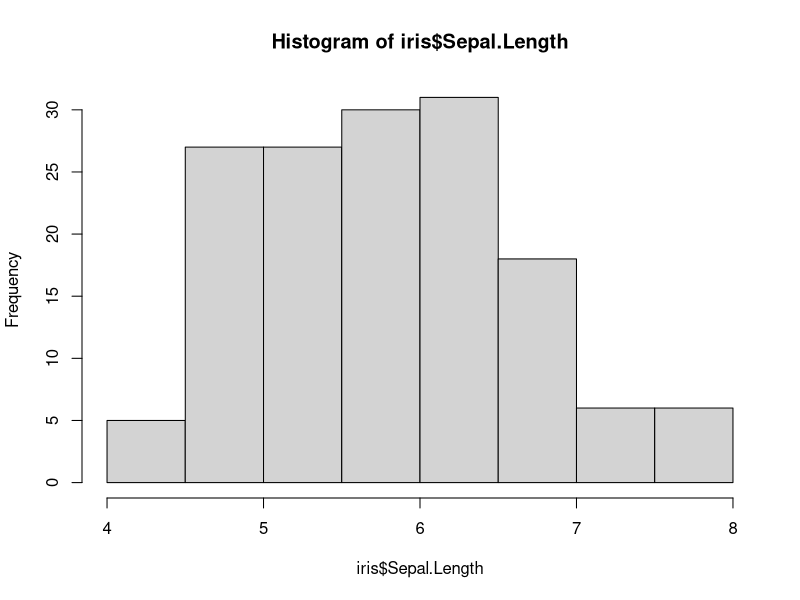
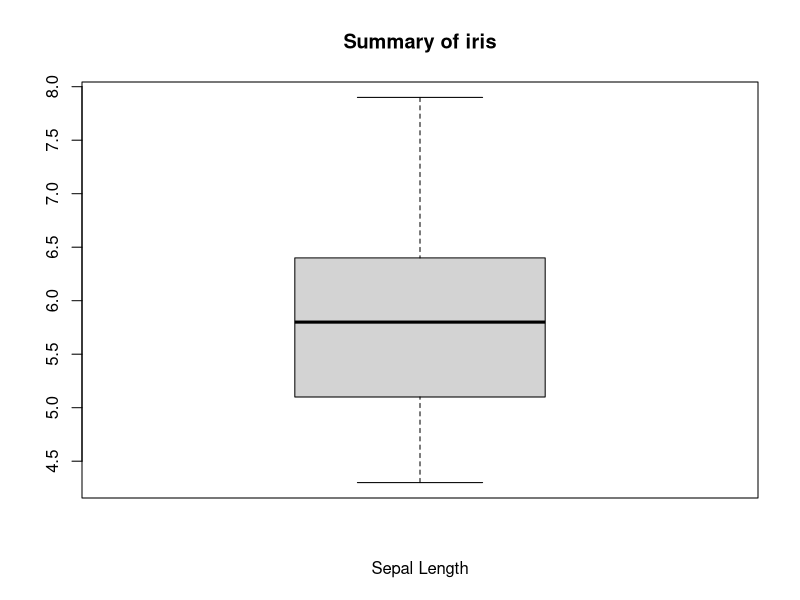
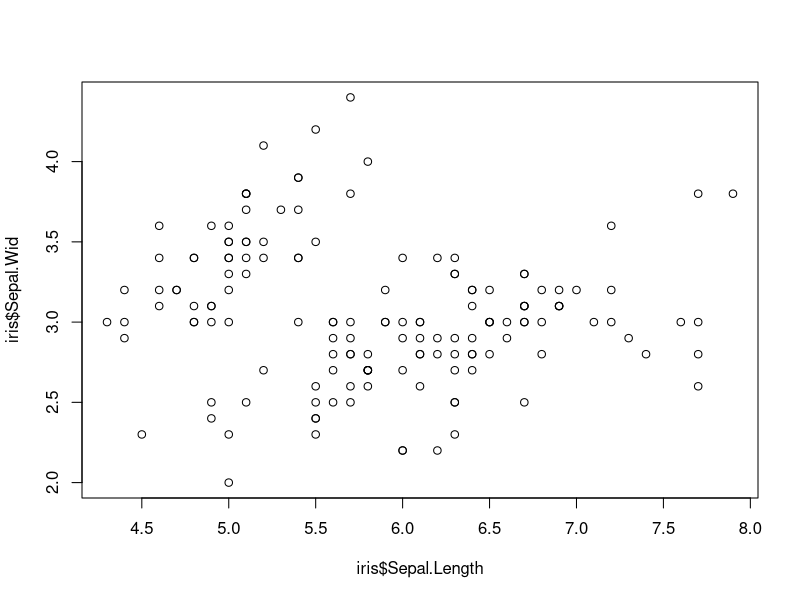
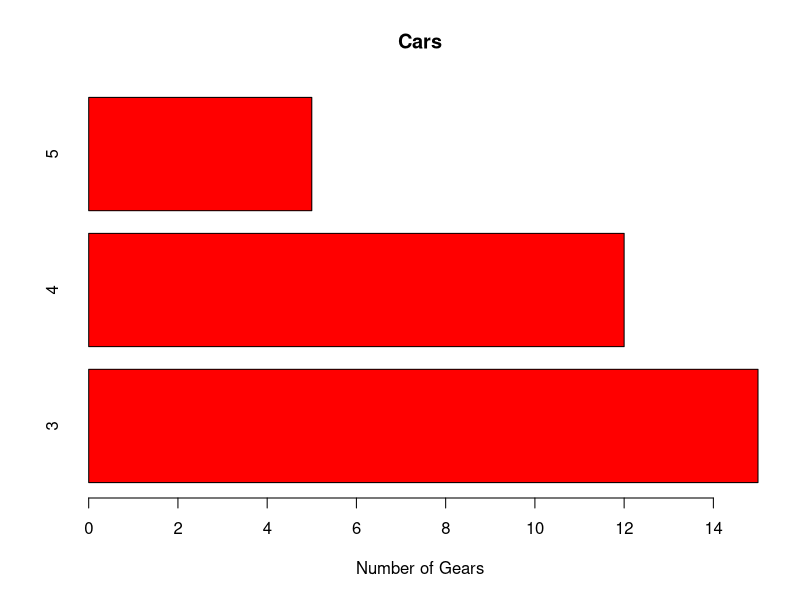
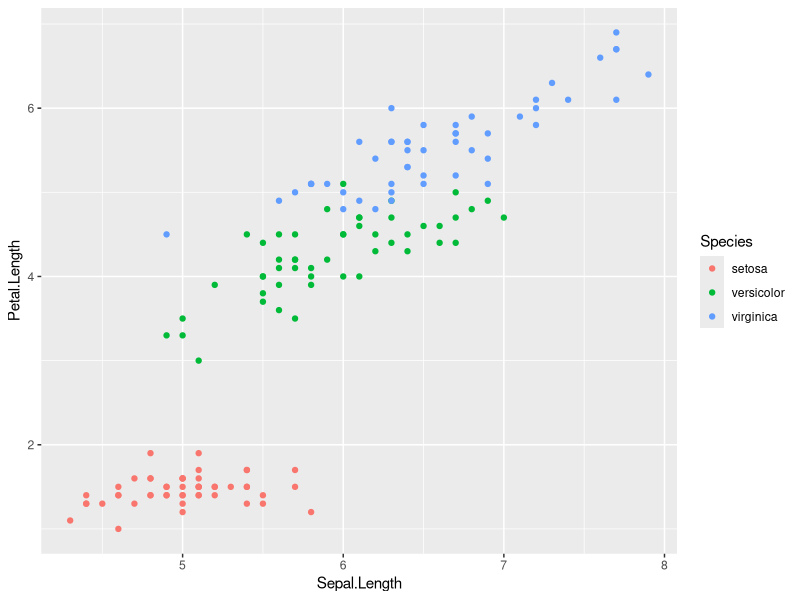
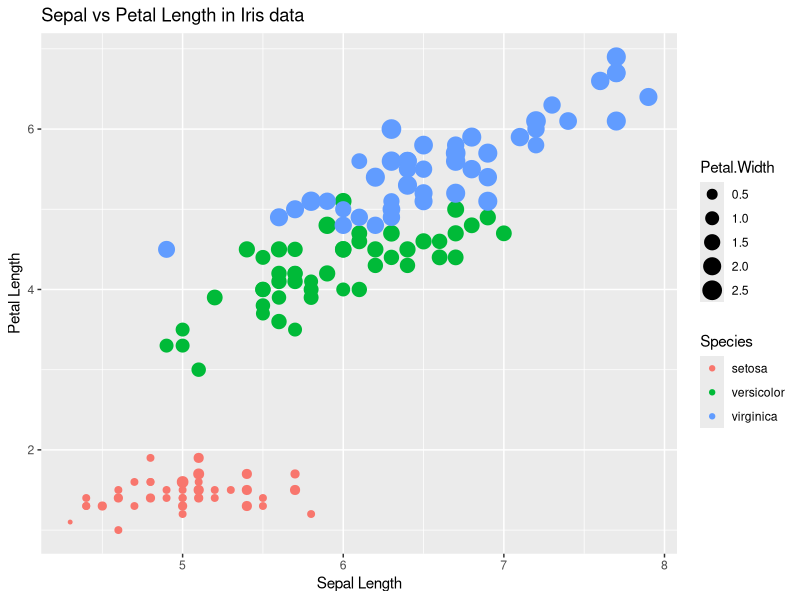
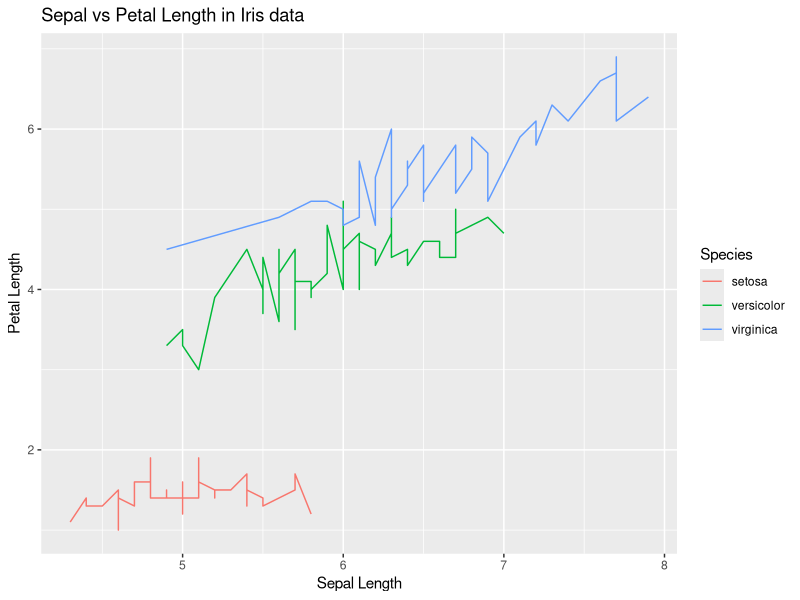
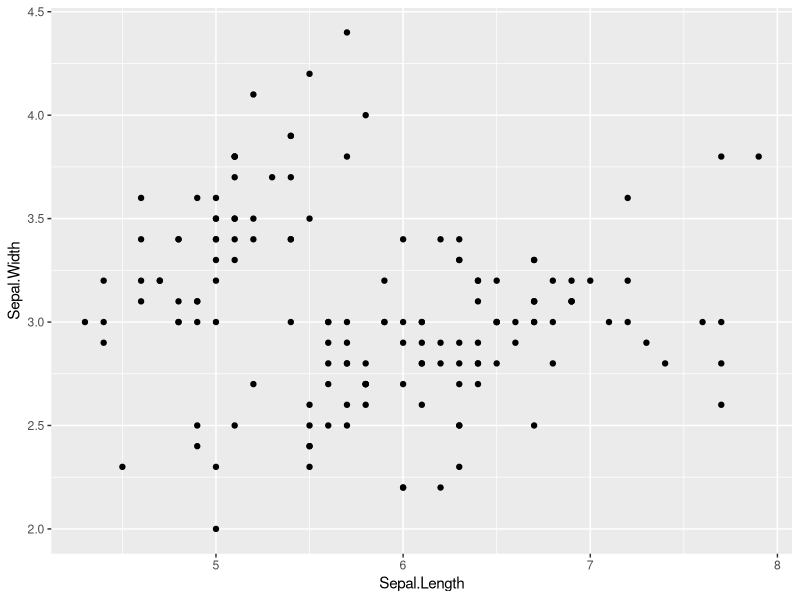

Write R code to recreate these figures, in order.
## ---- chunk 1
data(iris)
names(iris)
summary(iris)
## ---- chunk 2
hist(iris$Sepal.Length) # distribution of a variable
## ---- chunk 3
boxplot(iris$Sepal.Length, main = "Summary of iris", xlab = "Sepal Length")
## ---- chunk 4
# Relationship between 2 quantitative variables
plot(iris$Sepal.Length, iris$Sepal.Wid)
## ---- chunk 5
data(mtcars)
# names(mtcars)
# str(mtcars)
counts <- table((mtcars$gear))
barplot(counts, main = "Cars", xlab = "Number of Gears", horiz = TRUE, col = "red")
## ---- chunk 6
library(ggplot2)
## ---- chunk 7
qplot(Sepal.Length, Petal.Length, data = iris, color = Species)
## ---- chunk 8
qplot(Sepal.Length, Petal.Length,
  data = iris, color = Species, size = Petal.Width,
  xlab = "Sepal Length", ylab = "Petal Length",
  main = "Sepal vs Petal Length in Iris data"
)
## ---- chunk 9
qplot(Sepal.Length, Petal.Length,
  data = iris, color = Species,
  xlab = "Sepal Length", ylab = "Petal Length",
  main = "Sepal vs Petal Length in Iris data",
  geom = "line"
)
## ---- chunk 10
ggplot(data = iris, aes(Sepal.Length, Sepal.Width)) +
  geom_point()
## ---- chunk 11
ggplot(data = iris, aes(Sepal.Length, Sepal.Width, shape = Species)) +
  geom_point(aes(color = (Species)))
## ---- chunk 12
str(mtcars)
# Gear can be a categorical variable
# Convert gear(integar) to category using factor functino
## ---- chunk 13
ggplot(mtcars, aes(x = mpg, y = wt, color = factor(gear))) +
  geom_point()
## ---- chunk 14
ggplot(iris, aes(x = Sepal.Length, fill = Species)) +
  geom_histogram()
## ---- chunk 15
ggplot(iris, aes(x = Species, y = Sepal.Length)) +
  geom_boxplot()
## ---- chunk 16
ggplot(data = iris, aes(Sepal.Length, Sepal.Width)) +
  geom_point() +
  facet_grid(. ~ Species) +
  geom_smooth(method = "lm")
